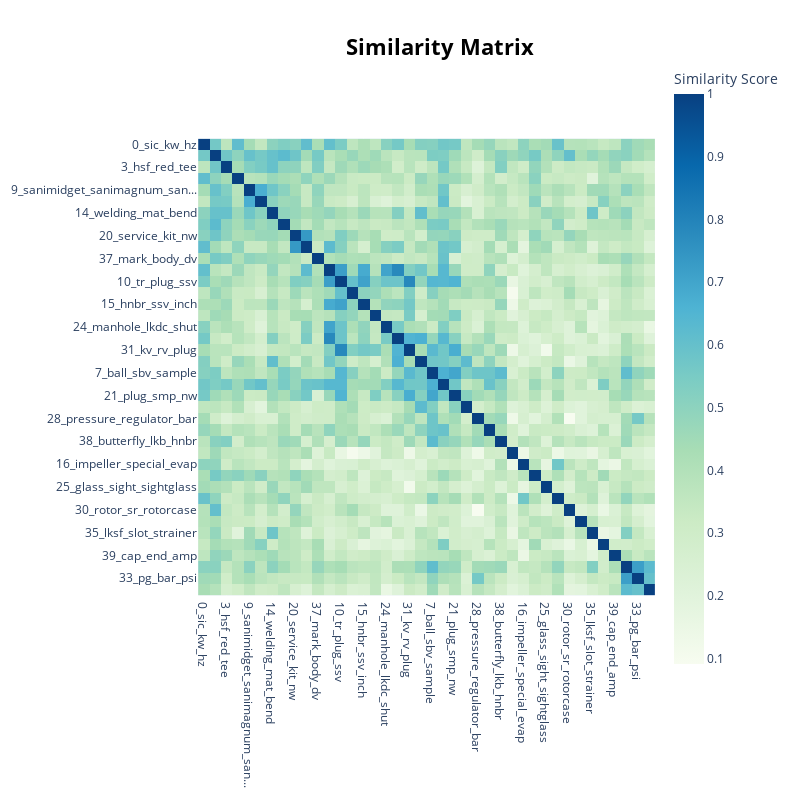

Notebook cell for this chart:
### Code cell
model.visualize_heatmap(n_clusters=5)

### Figure 1 — Plotly figure (JSON) as saved in the notebook; plotly's stock layout.template omitted (floating-point values rounded to 4 significant figures; data arrays with more than 128 entries replaced by an {"elided": "..."} marker saying what was removed)
{"data": [{"coloraxis": "coloraxis", "hovertemplate": "x: %{x}<br>y: %{y}<br>Similarity Score: %{z}<extra></extra>", "name": "0", "type": "heatmap", "x": ["0_sic_kw_hz", "1_gj_item_bearing", "3_hsf_red_tee", "6_bal_none_clean", "9_sanimidget_sanimagnum_san...", "13_pl_bpe_sf", "14_welding_mat_bend", "18_gasket_tc_flanged", "20_service_kit_nw", "23_service_kit_nw", "37_mark_body_dv", "2_ssv_inch_nc", "10_tr_plug_ssv", "11_actuator_ch_maintainable", "15_hnbr_ssv_inch", "19_vdc_pnp_digital", "24_manhole_lkdc_shut", "26_regulating_rv_kv", "31_kv_rv_plug", "4_mixproof_ends_welded", "7_ball_sbv_sample", "8_dv_fgd_st", "21_plug_smp_nw", "22_mixproof_piece_body", "28_pressure_regulator_bar", "29_diaphragm_bayonet_dv", "38_butterfly_lkb_hnbr", "5_ring_nbr_fep", "16_impeller_special_evap", "17_als_agitator_lf", "25_glass_sight_sightglass", "27_casing_pump_mr", "30_rotor_sr_rotorcase", "32_personnel_access_inspect...", "35_lksf_slot_strainer", "36_dindndn_pharma_iy", "39_cap_end_amp", "12_clamp_id_ultrapure", "33_pg_bar_psi", "34_cm_tg_dial"], "xaxis": "x", "y": ["0_sic_kw_hz", "1_gj_item_bearing", "3_hsf_red_tee", "6_bal_none_clean", "9_sanimidget_sanimagnum_san...", "13_pl_bpe_sf", "14_welding_mat_bend", "18_gasket_tc_flanged", "20_service_kit_nw", "23_service_kit_nw", "37_mark_body_dv", "2_ssv_inch_nc", "10_tr_plug_ssv", "11_actuator_ch_maintainable", "15_hnbr_ssv_inch", "19_vdc_pnp_digital", "24_manhole_lkdc_shut", "26_regulating_rv_kv", "31_kv_rv_plug", "4_mixproof_ends_welded", "7_ball_sbv_sample", "8_dv_fgd_st", "21_plug_smp_nw", "22_mixproof_piece_body", "28_pressure_regulator_bar", "29_diaphragm_bayonet_dv", "38_butterfly_lkb_hnbr", "5_ring_nbr_fep", "16_impeller_special_evap", "17_als_agitator_lf", "25_glass_sight_sightglass", "27_casing_pump_mr", "30_rotor_sr_rotorcase", "32_personnel_access_inspect...", "35_lksf_slot_strainer", "36_dindndn_pharma_iy", "39_cap_end_amp", "12_clamp_id_ultrapure", "33_pg_bar_psi", "34_cm_tg_dial"], "yaxis": "y", "z": {"elided": "40x40 float values"}}], "layout": {"coloraxis": {"colorbar": {"title": {"text": "Similarity Score"}}, "colorscale": [[0, "rgb(247,252,240)"], [0.125, "rgb(224,243,219)"], [0.25, "rgb(204,235,197)"], [0.375, "rgb(168,221,181)"], [0.5, "rgb(123,204,196)"], [0.625, "rgb(78,179,211)"], [0.75, "rgb(43,140,190)"], [0.875, "rgb(8,104,172)"], [1, "rgb(8,64,129)"]]}, "height": 800, "hoverlabel": {"bgcolor": "white", "font": {"family": "Rockwell", "size": 16}}, "legend": {"title": {"text": "Trend"}}, "margin": {"t": 60}, "showlegend": true, "title": {"font": {"color": "Black", "size": 22}, "text": "<b>Similarity Matrix</b>", "x": 0.55, "xanchor": "center", "y": 0.95, "yanchor": "top"}, "width": 800, "xaxis": {"anchor": "y", "constrain": "domain", "domain": [0, 1], "scaleanchor": "y"}, "yaxis": {"anchor": "x", "autorange": "reversed", "constrain": "domain", "domain": [0, 1]}}}
